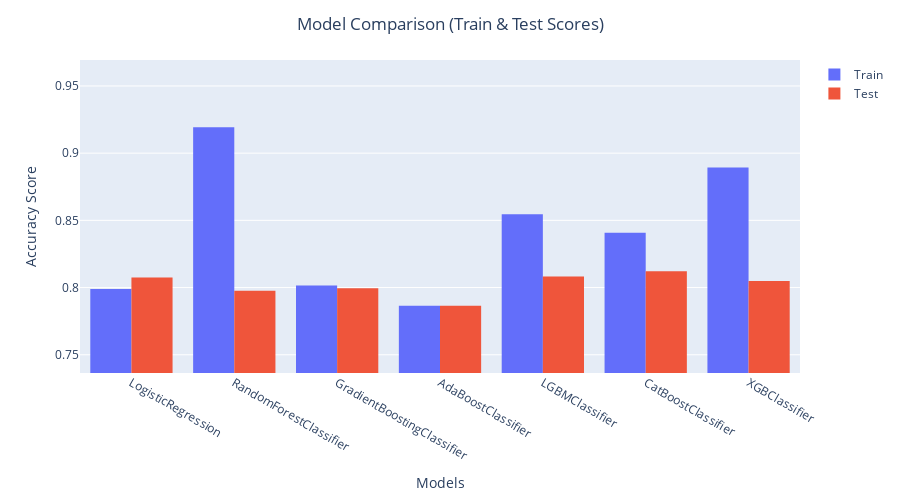

The notebook cell saved with this chart:
### Code cell
fig = px.histogram(scores, x=scores.index, y=["Train",'Test'], barmode='group',
             height=400)

fig.update_layout(
    height=500,
    title_text='Model Comparison (Train & Test Scores)',
    title_x=0.5,
    legend_title='',)

fig.update_xaxes(title_text='Models')
fig.update_yaxes(title_text='Accuracy Score',range=(scores['Test'].min()-0.05,scores['Train'].max()+0.05))
                 
fig.show()

### Figure 1 — Plotly figure (JSON) as saved in the notebook; plotly's stock layout.template omitted (floating-point values rounded to 4 significant figures)
{"data": [{"alignmentgroup": "True", "bingroup": "x", "histfunc": "sum", "hovertemplate": "variable=Train<br>index=%{x}<br>sum of value=%{y}<extra></extra>", "legendgroup": "Train", "marker": {"color": "#636efa"}, "name": "Train", "offsetgroup": "Train", "orientation": "v", "showlegend": true, "type": "histogram", "x": ["LogisticRegression", "RandomForestClassifier", "GradientBoostingClassifier", "AdaBoostClassifier", "LGBMClassifier", "CatBoostClassifier", "XGBClassifier"], "xaxis": "x", "y": [0.7988, 0.9193, 0.8015, 0.7865, 0.8546, 0.8408, 0.8894], "yaxis": "y"}, {"alignmentgroup": "True", "bingroup": "x", "histfunc": "sum", "hovertemplate": "variable=Test<br>index=%{x}<br>sum of value=%{y}<extra></extra>", "legendgroup": "Test", "marker": {"color": "#EF553B"}, "name": "Test", "offsetgroup": "Test", "orientation": "v", "showlegend": true, "type": "histogram", "x": ["LogisticRegression", "RandomForestClassifier", "GradientBoostingClassifier", "AdaBoostClassifier", "LGBMClassifier", "CatBoostClassifier", "XGBClassifier"], "xaxis": "x", "y": [0.8075, 0.7975, 0.7995, 0.7864, 0.8083, 0.8121, 0.8048], "yaxis": "y"}], "layout": {"barmode": "group", "height": 500, "legend": {"title": {"text": ""}, "tracegroupgap": 0}, "margin": {"t": 60}, "title": {"text": "Model Comparison (Train & Test Scores)", "x": 0.5}, "xaxis": {"anchor": "y", "domain": [0, 1], "title": {"text": "Models"}}, "yaxis": {"anchor": "x", "domain": [0, 1], "range": [0.7364, 0.9693], "title": {"text": "Accuracy Score"}}}}
